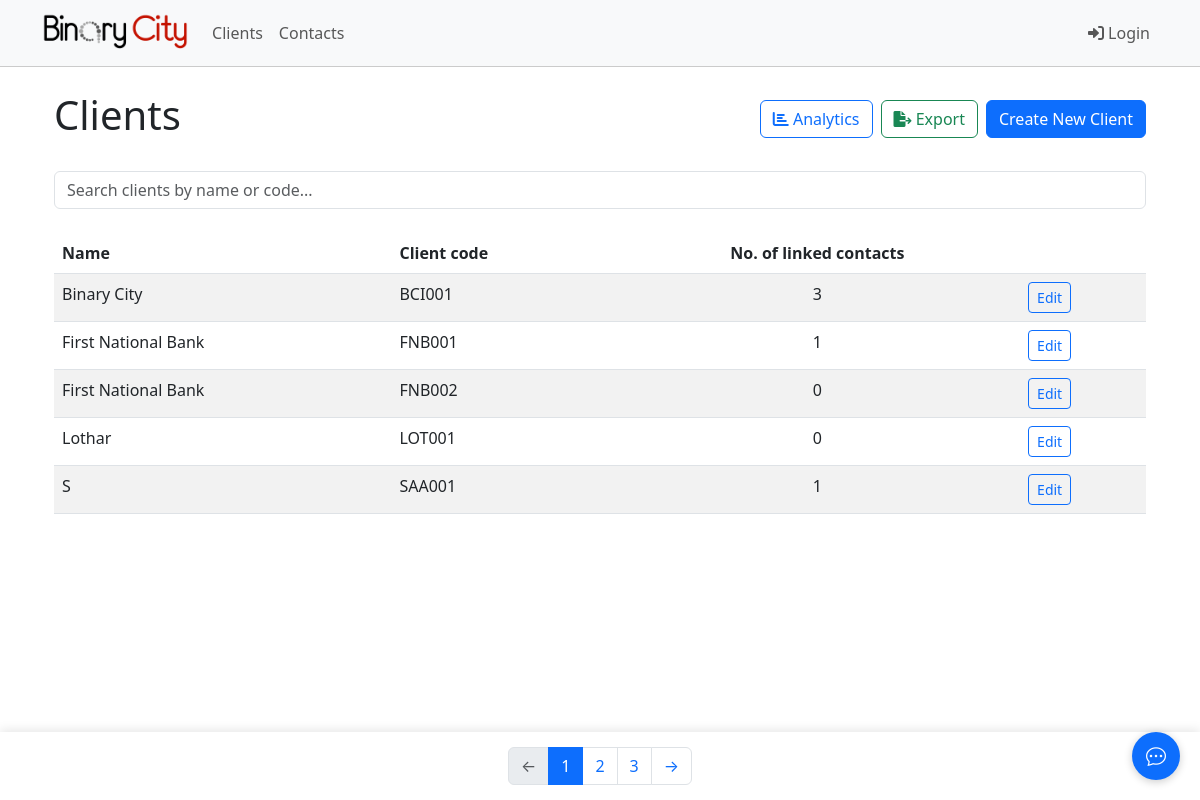
The page /clients/ on the database as committed earlier.
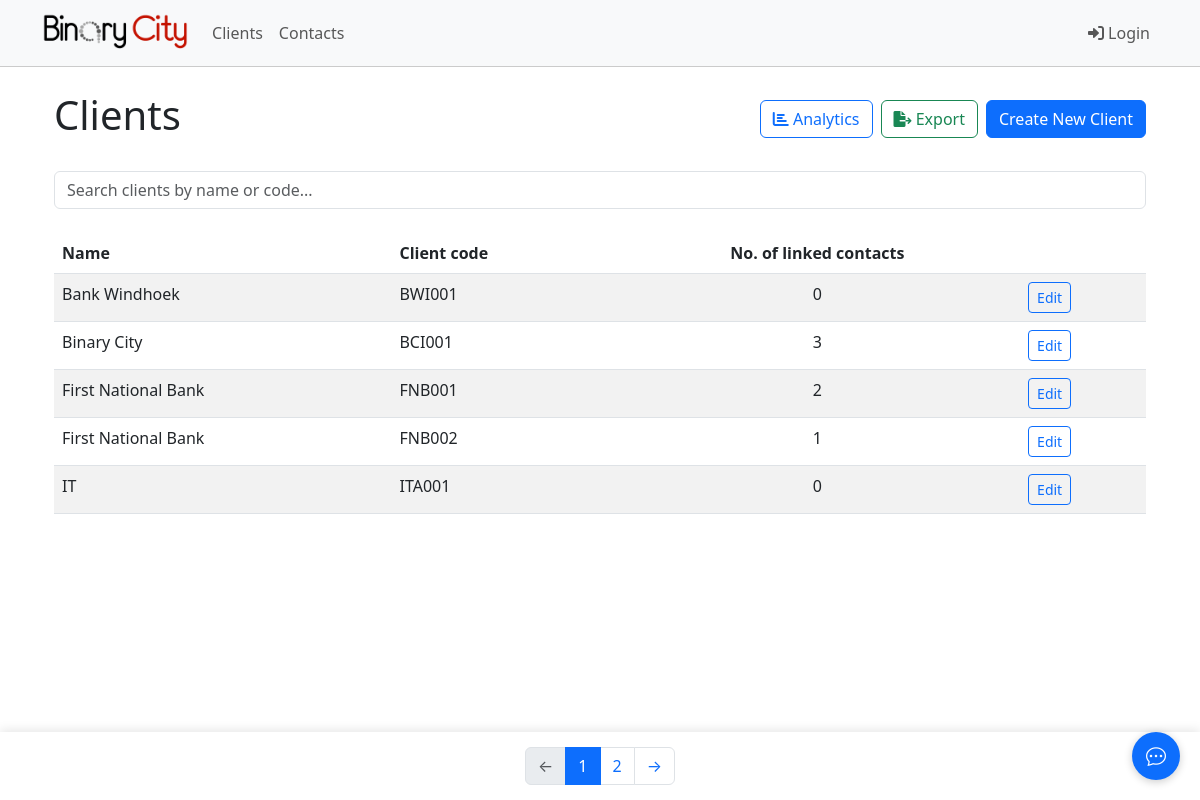
The same page on the database as committed later.
### binarycity/models.py (models this page shows, shortened)
class Client(models.Model):
    name = models.CharField(max_length=255, db_index=True)
    client_code = models.CharField(max_length=6, unique=True, blank=True, db_index=True)
    contacts = models.ManyToManyField('Contact', related_name='clients', blank=True)
    created_at = models.DateTimeField(auto_now_add=True, db_index=True)
    updated_at = models.DateTimeField(auto_now=True)
    class Meta:
        ordering = ['name']
        indexes = [
            models.Index(fields=['name', 'client_code']),
            models.Index(fields=['created_at']),
        ]
    def get_contact_count(self):
        return self.contacts.count()

### binarycity/views.py (the view)
# urls.py: path('clients/', views.ClientListView.as_view(), name='client_list'),
class ClientListView(ListView):
    model = Client
    template_name = 'binarycity/client_list.html'
    context_object_name = 'clients'
    paginate_by = 5
    def get_context_data(self, **kwargs):
        context = super().get_context_data(**kwargs)
        context['no_clients'] = not self.get_queryset().exists()
        return context

### binarycity/templates/binarycity/client_list.html (shortened to what this page needs)
{% extends 'base.html' %}
{% block content %}
<div class="container">
    <div class="d-flex justify-content-between align-items-center mb-4">
        <h1>Clients</h1>
        <div class="d-flex align-items-center gap-2">
            <button type="button" class="btn btn-outline-primary" data-bs-toggle="modal" data-bs-target="#analyticsModal">
                <i class="fas fa-chart-bar"></i>
                Analytics
            </button>
            <a href="{% url 'export_clients' %}" class="btn btn-outline-success">
                <i class="fas fa-file-export"></i>
                Export
            </a>
            <a href="{% url 'client_create' %}" class="btn btn-primary">Create New Client</a>
        </div>
    </div>
    {% if no_clients %}
        <div class="alert alert-info">
            No client(s) found.
        </div>
    {% else %}
        <div class="mb-4">
            <input type="text" class="form-control" id="clientSearch" placeholder="Search clients by name or code...">
        </div>
        <div class="table-responsive">
            <table class="table table-striped">
                <thead>
                    <tr>
                        <th class="text-start">Name</th>
                        <th class="text-start">Client code</th>
                        <th class="text-center">No. of linked contacts</th>
                        <th></th>
                    </tr>
                </thead>
                <tbody>
                    {% for client in clients %}
                        <tr class="client-row">
                            <td class="text-start client-name">{{ client.name }}</td>
                            <td class="text-start client-code">{{ client.client_code }}</td>
                            <td class="text-center">{{ client.get_contact_count }}</td>
                            <td class="text-start">
                                <a href="{% url 'client_update' pk=client.pk %}" class="btn btn-sm btn-outline-primary">Edit</a>
                            </td>
                        </tr>
                    {% endfor %}
                </tbody>
            </table>
        </div>
        {% if is_paginated %}
            <div class="pagination-container">
                <nav aria-label="Page navigation">
                    <ul class="pagination justify-content-center mb-0">
                        <li class="page-item {% if not page_obj.has_previous %}disabled{% endif %}">
                            <a class="page-link" href="{% if page_obj.has_previous %}?page={{ page_obj.previous_page_number }}{% else %}#{% endif %}" {% if not page_obj.has_previous %}tabindex="-1" aria-disabled="true"{% endif %}>
                                <span aria-hidden="true">&larr;</span>
                            </a>
                        </li>
                        {% for num in page_obj.paginator.page_range %}
                            {% if page_obj.number == num %}
                                <li class="page-item active">
                                    <span class="page-link">{{ num }}</span>
                                </li>
                            {% elif num > page_obj.number|add:'-3' and num < page_obj.number|add:'3' %}
                                <li class="page-item">
                                    <a class="page-link" href="?page={{ num }}">{{ num }}</a>
                                </li>
                            {% endif %}
                        {% endfor %}
                        <li class="page-item {% if not page_obj.has_next %}disabled{% endif %}">
                            <a class="page-link" href="{% if page_obj.has_next %}?page={{ page_obj.next_page_number }}{% else %}#{% endif %}" {% if not page_obj.has_next %}tabindex="-1" aria-disabled="true"{% endif %}>
                                <span aria-hidden="true">&rarr;</span>
                            </a>
                        </li>
                    </ul>
                </nav>
            </div>
        {% endif %}
    {% endif %}
</div>
{% endblock %}

### binarycity/templates/base.html (shortened to what this page needs)
{% load static %}
<!DOCTYPE html>
<html lang="en">
<head>
    <link href="https://cdn.jsdelivr.net/npm/bootstrap@5.3.0/dist/css/bootstrap.min.css" rel="stylesheet">
    <link rel="stylesheet" href="https://cdn.jsdelivr.net/npm/bootstrap-icons@1.11.3/font/bootstrap-icons.min.css">
    <link href="https://cdnjs.cloudflare.com/ajax/libs/font-awesome/6.0.0/css/all.min.css" rel="stylesheet">
</head>
<body>
    <nav class="navbar navbar-expand-lg navbar-light bg-light">
        <div class="container">
            <a class="navbar-brand" href="/">
                <img src="{% static 'binarycity/images/logo.png' %}" alt="Binary City Logo">
            </a>
            <div class="collapse navbar-collapse" id="navbarNav">
                <ul class="navbar-nav">
                    <li class="nav-item">
                        <a class="nav-link" href="{% url 'client_list' %}">Clients</a>
                    </li>
                    <li class="nav-item">
                        <a class="nav-link" href="{% url 'contact_list' %}">Contacts</a>
                    </li>
                </ul>
                <ul class="navbar-nav ms-auto">
                    {% if user.is_authenticated %}
                        <li class="nav-item dropdown">
                            <a class="nav-link dropdown-toggle" href="#" id="userDropdown" role="button" data-bs-toggle="dropdown" aria-expanded="false">
                                <i class="fas fa-user"></i> {{ user.username }}
                            </a>
                            <ul class="dropdown-menu dropdown-menu-end" aria-labelledby="userDropdown">
                                <li><a class="dropdown-item" href="{% url 'admin:index' %}">Admin Panel</a></li>
                                <li><hr class="dropdown-divider"></li>
                                <li><a class="dropdown-item" href="{% url 'logout' %}">Logout</a></li>
                            </ul>
                        </li>
                    {% else %}
                        <li class="nav-item">
                            <a class="nav-link" href="{% url 'login' %}">
                                <i class="fas fa-sign-in-alt"></i> Login
                            </a>
                        </li>
                    {% endif %}
                </ul>
            </div>
        </div>
    </nav>
    <div class="container mt-4">
        <div class="main-content">
            {% block content %}
            {% endblock %}
        </div>
    </div>
    <div class="chat-icon-container" id="chatToggle" title="Binary City Bot">
        <i class="bi bi-chat-dots chat-icon"></i>
    </div>
</body>
</html>

### binarycity/templates/base.html (style rules this page uses)
.table-responsive { margin-top: 20px; margin-bottom: 80px; }
.navbar-brand img { height: 40px; width: auto; }
.bg-light { --bs-bg-opacity: 1; background-color: rgba(var(--bs-light-rgb), var(--bs-bg-opacity)) !important; border-bottom: 1px solid #cbcbcb; }
.pagination-container { position: fixed; bottom: 0; left: 0; right: 0; background: white; padding: 15px 0; box-shadow: 0 -2px 10px rgba(0, 0, 0, 0.1); z-index: 1000; }
.main-content { min-height: calc(100vh - 200px); }
.chat-icon-container { position: fixed; bottom: 20px; right: 20px; z-index: 1050; background-color: #0d6efd; border-radius: 50%; width: 48px; height: 48px; display: flex; align-items: center; justify-content: center; box-shadow: 0 2px 8px rgba(0, 0, 0, 0.2); cursor: pointer; transition: all 0.2s ease; }
.chat-icon { font-size: 1.25rem; color: white; }

Rows that differ between the two databases and show on the page:
no longer on this page (row unchanged): Client: name "Lothar", client_code "LOT001", get_contact_count "0"
removed Client: name "S", client_code "SAA001", get_contact_count "1"
added Client: name "Bank Windhoek", client_code "BWI001", get_contact_count "0"
computed for Client "FNB001": get_contact_count "1" → "2"
computed for Client "FNB002": get_contact_count "0" → "1"
added Client: name "IT", client_code "ITA001", get_contact_count "0"
Other text that changed with them:
list line gone: "3"
